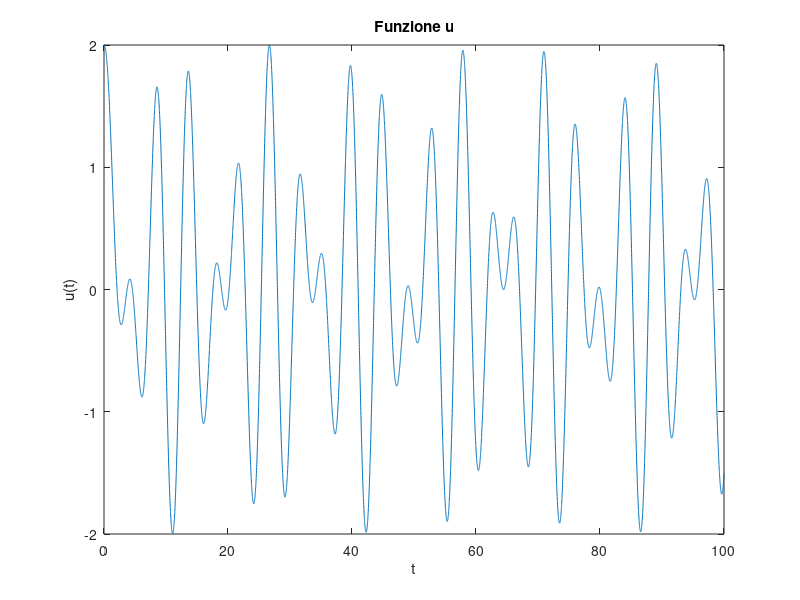

MATLAB code for this plot:
clear
close all

tspan = 0:0.01:100;
u = @(t) exp(1).^(-t)+sin(t)+cos(sqrt(2).*t);

figure
plot(tspan,u(tspan))
title('Funzione u')
xlabel('t')
ylabel('u(t)')